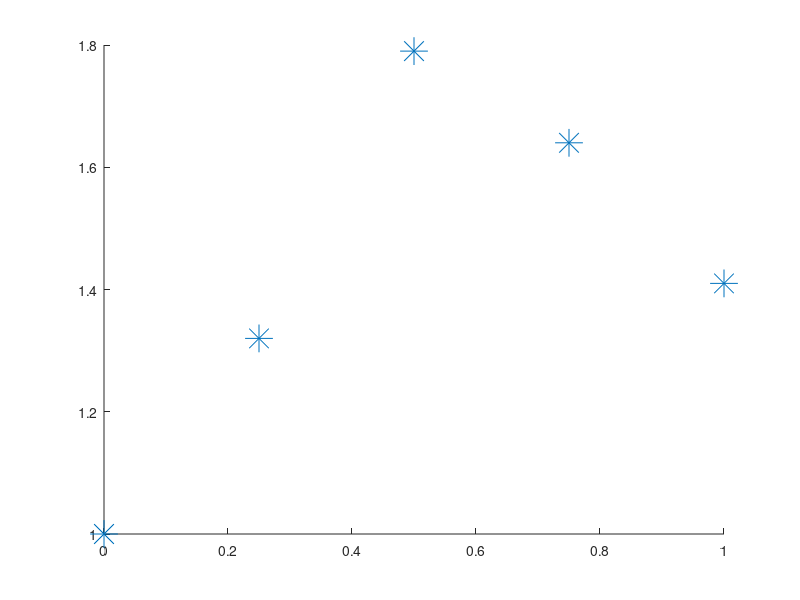

The MATLAB source for this figure: (Note: this script raises an error after producing the figure.)
#{
Resolver um exercicio do cap. 7 (Ajustes) e outro do cap. 8 (Integração), conforme numero do seu grupo:

numerogrupo=15

if (mod(numerogrupo,4)==0) numeroexerciciocap7=4 else numeroexerciciocap7=mod(numerogrupo,4) end

if (mod(numerogrupo,7)==0) numeroexerciciocap8=7 else numeroexerciciocap8=mod(numerogrupo,7) end

--------------------------------------------------------------------------------------------------

Ex. numerogrupo = 15

numeroexerciciocap7 = 3
numeroexerciciocap8 = 1

#}


clc
clear
close all

more off
format long
split_long_rows(0)

#format rat
#output_precision(30)
#output_max_field_width(0)

# addpath( 'Maclaurin' )


printf( "\nGrupo 19, exercícios 7 = 3, 8 = 5\n\n" )
printf( "ExemplodeGrupo.m\n" )
printf( "numerogrupo=19\n" )
printf( "if (mod(numerogrupo,4)==0) numeroexerciciocap7=4 else numeroexerciciocap7=mod(numerogrupo,4) end\n" )
printf( "if (mod(numerogrupo,7)==0) numeroexerciciocap8=7 else numeroexerciciocap8=mod(numerogrupo,7) end\n" )



printf( "\n\n\n##############################################################################################################\n" )
printf( "##############################################################################################################\n" )

printf( "\n7.3). A tabela abaixo relaciona, experimentalmente, a medição do volume de álcool gerado em uma\n" )
printf( "mistura em função da sua temperatura de reação:\n" )
printf( "Temperatura(oC) 13.9 37.0 67.8 79.0 85.5 93.1 99.2\n" )
printf( "Volume    (cm3) 1.04 1.18 1.29 1.35 1.28 1.21 1.06\n" )
printf( "\n" )

# profile clear
# profile on

printf( "7.3a). Determine funções representativas dos pontos tabelados por ajuste de curvas na faixa medida\n" )
printf( "(sugestão use função polinomial de grau n=1 e 2).\n" )
printf( "\n" )

% Construcao do sistema do ajuste polinomial
function a = fdetajustePn(n,m,x,y)

    %N. de equacoes e incognitas
    neq = n+1

    for i=1:neq

        for j=1:neq

            soma1 = 0;

            for k=1:m

                soma1 = soma1 + (x(k))^(i+j-2);

            end %k

            A(i,j)=soma1;

        end %j

        soma2 = 0;

        for k=1:m

            soma2 = soma2 + y(k)*(x(k))^(i-1);

        end %k

        b(i) = soma2;

    end %i

    [A transpose(b)];
    a = fCholesky(neq,A,b);

end

%Pn(xi)=a(1)+a(2)*xi+a(3)*xi^2+...+a(n)*xi^(n-1)+a(n+1)*xi^n
%Pn(xi)=a(1)+xi*(a(2)+xi*(a(3)+...+xi*(a(n)+xi*a(n+1))...))% HORNER
function y=fPnH(n,a,xi)

    %calcula y p/ cada elemento de xi
    for ip=1:length(xi)

        y(ip)=a(n+1);

        for i=n:-1:1

            y(ip)=a(i)+y(ip)*xi(ip);

        end

    end

end

function D=fdesvioPn(n,a,m,x,y)

    D=0;

    for k=1:m

        D=D+(fPnH(n,a,x(k))-y(k))^2;

    endfor

end

function R2=fCoefDeterminacaoPn(n,a,m,x,y)

    %valor médio
    ym=0;

    for k=1:m

        ym=ym+y(k);

    end

    ym=ym/m;
    SQT=0;

    %soma dos quadrados totais
    for k=1:m

       SQT=SQT+(y(k)-ym )^2;

    end

    SQE=0;

    %soma do quadrado dos residuos
    for k=1:m

        SQE=SQE+(y(k)-fPnH(n,a,x(k)))^2;

    end

    %coeficiente de determinação simplificado
    R2=1-SQE/SQT;

end

% Algoritmo de Cholesky
%Matriz de coeficientes simétrica, positiva definida, de ordem n x n
function x=fCholesky(n,a,b)

    k=1;
    L(1,1)=sqrt(a(1,1));

    for i=2:n

        L(i,1)=a(i,1)/L(1,1);

    endfor

    for k=2:n-1

        soma=0;

        for r=1:k-1

            soma=soma+L(k,r)^2;

        endfor %r

        L(k,k)=sqrt(a(k,k)-soma);

        for i=k+1:n

            soma=0;

            for r=1:k-1

                soma=soma+L(i,r)*L(k,r);

            endfor %r

            L(i,k)=(a(i,k)-soma)/L(k,k);

        endfor %i

    endfor %k

    k=n;
    soma=0;

    for r=1:k-1

        soma=soma+L(k,r)^2;

    endfor %r

    L(k,k)=sqrt(a(k,k)-soma);

    % Resolvendo o sistema para o termo independente b
    %L.C=b
    c(1)=b(1)/L(1,1);

    for i=2:n

        soma=0;

        for j=1:i-1

            soma=soma+L(i,j)*c(j);

        end

        c(i)=(b(i)-soma)/L(i,i);

    end

    %U*X=C ->LT*X=C
    x(n)=c(n)/L(n,n);

    for i=n-1:-1:1
        soma=0;

        for j=i+1:n

            soma=soma+L(j,i)*x(j);%Note o uso da matriz U=transposta de L

        end

        x(i)=(c(i)-soma)/L(i,i);

    end

end

# Algoritmo de ajuste polinomial (Ex. 7.2):

clear
clc
format long

%Numero de pontos experimentais
m=5

x=[0 0.25 0.50 0.75 1.00 ]
y=[1 1.32 1.79 1.64 1.41 ]
xinicial=x(1)
xfinal =x(m)

% Numero de intervalos para analise e plotagem
np= 64;

% Valor espaçamento de cada intervalo para plotagem
hp=(xfinal-xinicial)/np;

% Valores dos 'np+1' pontos xp(k) (k=1:np+1)
xp=xinicial:hp:xfinal;

%
% Aproximação de função por Ajuste de curvas (INDICADA PARA PONTOS EXPERIMENTAIS)
%

n1=1 % Ajuste a um polinomio de 1. grau, escolhido em função de seu comportamento grafico;
m
coef1=fdetajustePn(n1,m,x,y)

% Calculo dos valores do polinomio ajustado em todos os xp
ya1=fPnH(n1,coef1,xp);
D1=fdesvioPn(n1,coef1,m,x,y)
R1=fCoefDeterminacaoPn(n1,coef1,m,x,y)

% Ajuste a um polinomio de 2. grau, escolhido em funçãode seu comportamento grafico;
n2=2
coef2=fdetajustePn(n2,m,x,y)

% Calculo dos valores do polinomio ajustado em todos os xp
ya2=fPnH(n2,coef2,xp);
D2=fdesvioPn(n2,coef2,m,x,y)
R2=fCoefDeterminacaoPn(n2,coef2,m,x,y)

# Normally, high-level plot functions like plot or mesh call newplot to initializ
# the state of the current axes so that the next plot is drawn in a blank window with
# default property settings. To have two plots superimposed over one another, use the
# hold function.
# https://www.gnu.org/software/octave/doc/v4.0.0/Manipulation-of-Plot-Windows.html#XREFhold
hold all;

# You can open multiple plot windows using the `figure(1)` function.
# https://www.gnu.org/software/octave/doc/v4.0.3/Multiple-Plot-Windows.html
# figure(1);

# Octave can display more than one plot in a single figure. The simplest way to do
# this is to use the subplot function to divide the plot area into a series of subplot
# windows that are indexed by an integer.
# https://www.gnu.org/software/octave/doc/v4.2.0/Multiple-Plots-on-One-Page.html
# subplot (2, 1, 1)

% Plotagem dos pontos originais (*) e ajustadores
plot(x,y,'*','markersize',20);
legendText(end+1) = { 'f(x) tabelada' };

# figure(2);
# subplot (2, 1, 2)

plot(xp,ya1,'--b','LineWidth',2);
legendText(end+1) = { 'P1(x) ajuste' };

plot(xp,ya2,'-k','LineWidth',2);
legendText(end+1) = { 'P2(x) ajuste' };

legend(legendText,'location','northwest');
grid on;
hold off;

# By default, Octave refreshes the plot window when a prompt is printed, or when
# waiting for input. The drawnow function is used to cause a plot window to be updated.
# https://www.gnu.org/software/octave/doc/v4.0.0/Manipulation-of-Plot-Windows.html
# drawnow();


#{

printf( "7.3b). Determine uma função representativa dos pontos tabelados por interpolação polinomial na\n" )
printf( "faixa medida.\n" )
printf( "\n" )



printf( "7.3c). Plote um gráfico com os pontos experimentais, as funções aproximadoras obtidos em (7.3a) e\n" )
printf( "em (7.3b);\n" )
printf( "\n" )



printf( "7.3d). Calcule o Coeficiente de Determinação R2;\n" )
printf( "\n" )



printf( "7.3e). Faça o gráfico da função ajustada e estabeleça a metodologia mais adequada para representar\n" )
printf( "o comportamento do volume de álcool em função da temperatura na faixa medida. Justifique.\n" )
printf( "\n" )





# plot( x, y, '*', xInterPontos, yAproximado, "g;Funcao Aproximadora do Consumo pelo interpolacaoPolinomial;" )
# legend('location','north');
# grid on;

profile off
printf( "\n" );
# profshow( profile ("info"), 8 )
#



printf( "\n\n\n##############################################################################################################\n" )
printf( "##############################################################################################################\n" )

printf( "\n8.5). Considere a integral I x dx = ∫ ln( )\n" )
printf( "\n" )

profile clear
profile on

printf( "8.5a). Quais métodos podem ser aplicados para calcular numericamente esta\n" )
printf( "integral imprópria? Justifique;\n" )
printf( "\n" )


printf( "8.5b). Monte uma function Gm fGm a b m = ( , , ) , para integrar numericamente um\n" )
printf( "função f x ( ) entre [ , ] a b pelo método de Gauss-Legendre, com até m = 7 pontos\n" )
printf( "com precisão double;\n" )
printf( "\n" )



printf( "5c). Determine e imprima Gm m ( ) e os erros exatos de Gm m ( ) , com m = 2 até 7\n" )
printf( "pontos.\n" )
printf( "\n" )





# plot( x, y, '*', xInterPontos, yAproximado, "g;Funcao Aproximadora do Consumo pelo interpolacaoPolinomial;" )
# legend('location','north');
# grid on;

#}




# profile off
# printf( "\n" );
# profshow( profile ("info"), 8 )
#




